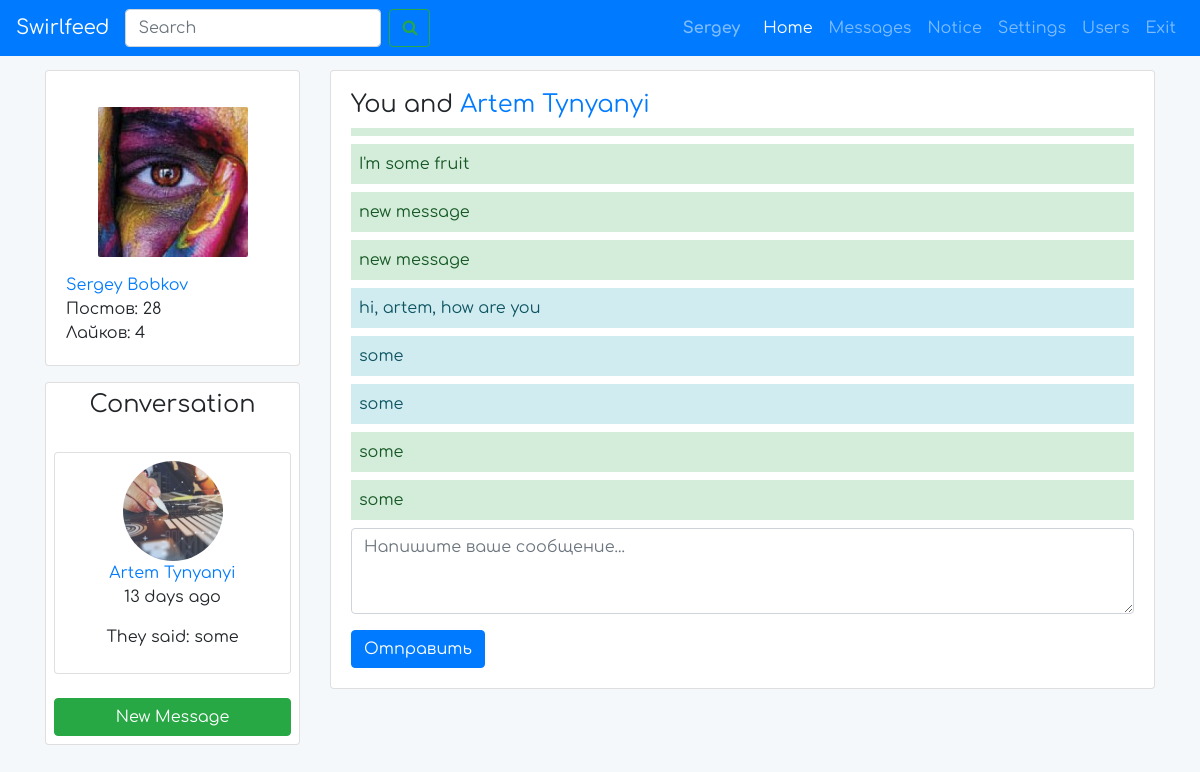
The app's page /messages.php (signed in), older data.
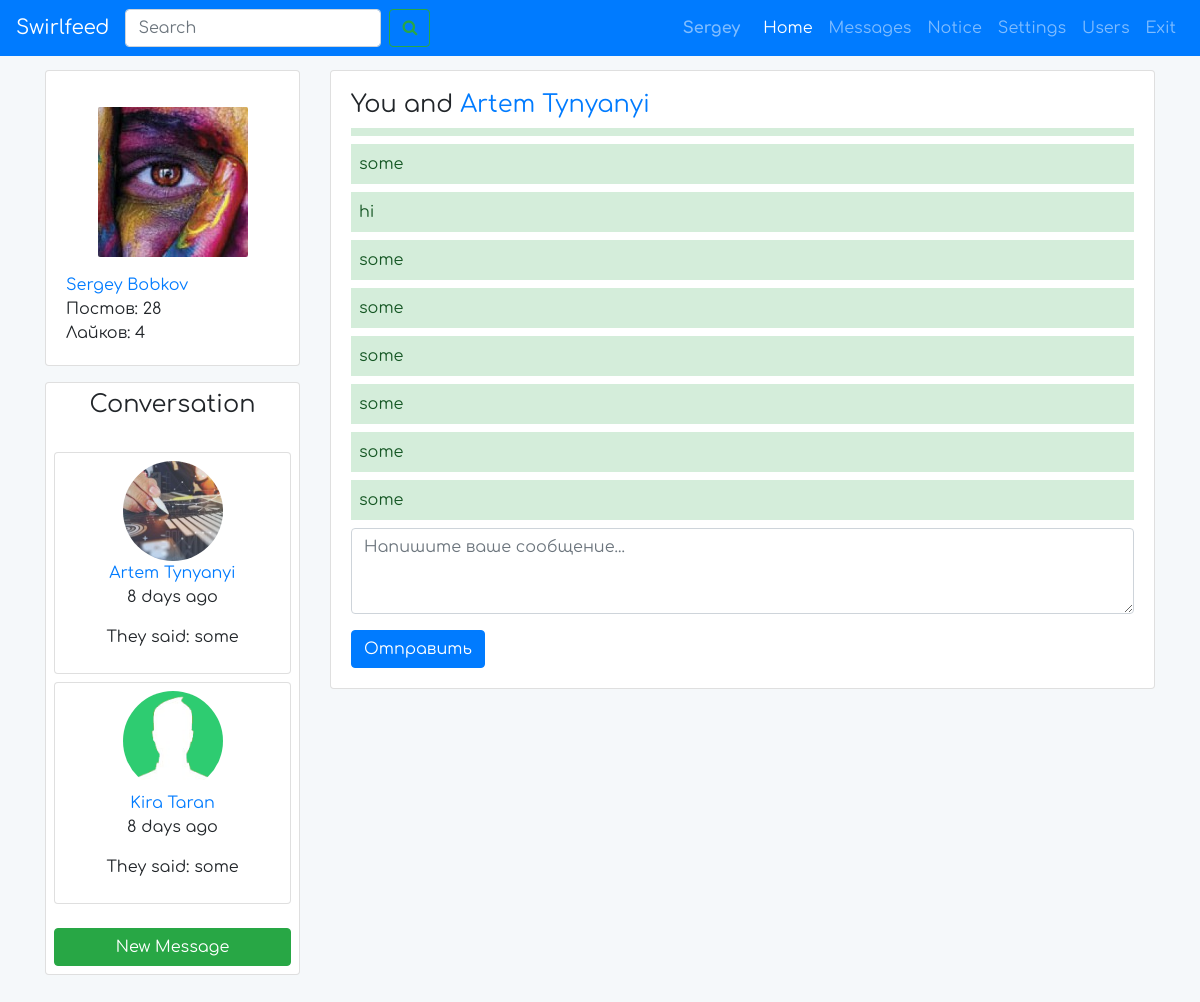
The same page, newer data.
### tables this page shows
CREATE TABLE `users` (
  `id` int(11) UNSIGNED NOT NULL,
  `unique_id` varchar(255) NOT NULL,
  `first_name` varchar(25) NOT NULL,
  `last_name` varchar(25) NOT NULL,
  `username` varchar(100) NOT NULL,
  `email` varchar(100) NOT NULL,
  `password` varchar(255) NOT NULL,
  `signup_date` date NOT NULL,
  `profile_pic` varchar(255) NOT NULL,
  `num_posts` int(11) NOT NULL,
  `num_likes` int(11) NOT NULL,
  `user_closed` varchar(3) NOT NULL,
  `friend_array` text NOT NULL
);

CREATE TABLE `messages` (
  `id` int(11) UNSIGNED NOT NULL,
  `user_to` varchar(255) NOT NULL,
  `user_from` varchar(255) NOT NULL,
  `body` text NOT NULL,
  `date` datetime NOT NULL,
  `opened` varchar(3) NOT NULL,
  `viewed` varchar(3) NOT NULL,
  `deleted` varchar(3) NOT NULL
);

### classes/DB.php (called while the page is built)
<?php
class DB {
  private static function connect()
  {
    $pdo = new PDO('mysql:host=localhost;dbname=SocialNetworkFB;charset=utf8', 'root', '');
    $pdo->setAttribute(PDO::ATTR_ERRMODE, PDO::ERRMODE_EXCEPTION);
    return $pdo;
  }
  public static function query($query, $params = [])
  {
    $statement = self::connect()->prepare($query);
    $statement->execute($params);
    if (explode(' ', $query)[0] == 'SELECT') {
      $data = $statement->fetchAll(PDO::FETCH_ASSOC);
      return $data;
    }
  }
}

### classes/User.php (called while the page is built, shortened)
<?php
class User
{
  private $user;
  public function __construct($user)
  {
    $this->user = DB::query('SELECT * FROM users WHERE id=:userid', [':userid' => $user])[0];
  }
  public function getFirstAndLastName()
  {
    return $this->user['first_name'] . " " . $this->user['last_name'];
  }
  public function getUsername()
  {
    return $this->user['username'];
  }
  public function getUniqueId()
  {
    return $this->user['unique_id'];
  }
  public function getProfilePic()
  {
    return $this->user['profile_pic'];
  }
}

### classes/Base.php (called while the page is built, shortened)
<?php
class Base
{
  public static function getTime($dateTime)
  {
    $dateTimeNow = date("Y-m-d H:i:s");
    $startDate = new DateTime($dateTime);
    $endDate = new DateTime($dateTimeNow);
    $interval = $startDate->diff($endDate);
    if ($interval->y >= 1) {
      if ($interval == 1)
        $timeMessage = $interval->y . " year ago";
      else
        $timeMessage = $interval->y . " years ago";
    } else if ($interval->d >= 1) {
      if ($interval->d == 1) {
        $timeMessage = "Yesterday";
      } else {
        $timeMessage = $interval->d . " days ago";
      }
    } else if ($interval->h >= 1) {
      if ($interval->h == 1) {
        $timeMessage = $interval->h . " hour ago";
      } else {
        $timeMessage = $interval->h . " hours ago";
      }
    } else if ($interval->i >= 1) {
      if ($interval->i == 1) {
        $time_message = $interval->i . " minute ago";
      } else {
        $timeMessage = $interval->i . " minutes ago";
      }
    } else {
      if ($interval->s < 30) {
        $timeMessage = "Just now";
      } else {
        $timeMessage = $interval->s . " seconds ago";
      }
    }
    return $timeMessage;
  }
}

### classes/Message.php (the view, shortened to what the changed rows need)
<?php
class Message
{
  private $userObj;
  public function __construct($user)
  {
    $this->userObj = new User($user);
  }
  public function getMostRecentUser()
  {
    $userLoggedIn = $this->userObj->getUniqueId();
    $user = DB::query('SELECT user_to, user_from FROM messages WHERE user_to = ? OR user_from = ? ORDER BY id DESC LIMIT 1', [$userLoggedIn, $userLoggedIn])[0];
    $userTo = $user['user_to'];
    $userFrom = $user['user_from'];
    if ($userTo != $userLoggedIn) {
      return $userTo;
    } else {
      return $userFrom;
    }
  }
  public function getMessages($userFrom)
  {
    $userLoggedIn = $this->userObj->getUniqueId();
    $data = '';
    DB::query("UPDATE messages SET opened='yes' WHERE user_to=? AND user_from=?",[$userLoggedIn, $userFrom]);
    $messages = DB::query("SELECT * FROM messages WHERE (user_to=? AND user_from=?) OR (user_from=? AND user_to=?)",[$userLoggedIn, $userFrom, $userLoggedIn, $userFrom]);
    foreach ($messages as $message) {
     $usetTo = $message['user_to'];
     $body = $message['body'];
     $divTop = ($usetTo == $userLoggedIn) ? '<div class="message alert-success mb-2 p-2" >' : '<div class="message alert-info mb-2 p-2">';
     $data = $data . $divTop . $body . '</div>';
    }
    return $data;
  }
  public function getLatestMessage($userLoggedIn, $userUniqueId)
  {
    $details = [];
    $message = DB::query('SELECT body, user_to, date FROM messages WHERE (user_to = ? AND user_from = ?) OR (user_to = ? AND user_from = ?) ORDER BY id DESC LIMIT 1', [$userLoggedIn, $userUniqueId, $userUniqueId, $userLoggedIn])[0];
    $sentBy = ($message['user_to'] == $userLoggedIn) ? 'They said: ' : 'You said: ';
    $timeMessage = Base::getTime($message['date']);
    array_push($details, $sentBy);
    array_push($details, $message['body']);
    array_push($details, $timeMessage);
    return $details;
  }
  public function getConvos()
  {
    $userLoggedIn = $this->userObj->getUniqueId();
    $returnString = '';
    $convos = [];
    $users = DB::query('SELECT user_to, user_from FROM messages WHERE user_to = ? OR user_from = ? ORDER BY id DESC', [$userLoggedIn, $userLoggedIn]);
    foreach ($users as $user) {
      $userToPush = ($user['user_to'] != $userLoggedIn) ? $user['user_to'] : $user['user_from'];
      $id = DB::query('SELECT id FROM users WHERE unique_id = ?', [$userToPush])[0];
      $userToPushId = $id['id'];
      if (!in_array($userToPushId, $convos)) {
        array_push($convos, $userToPushId);
      }
    }
    foreach ($convos as $userId) {
      $userFoundObj = new User($userId);
      $latestMessageDetail = $this->getLatestMessage($userLoggedIn, $userFoundObj->getUniqueId());
      $dots = (strlen($latestMessageDetail[1]) >= 12) ? '...' : '';
      $split = str_split($latestMessageDetail[1], 12);
      $split = $split[0] . $dots;
      $returnString .= '<div class="card p-2 mt-2 mb-2">
                              <a href="messages.php?u='. $userFoundObj->getUniqueId() .'">
                                 <img width="100px" class="rounded-circle" src="' . $userFoundObj->getProfilePic() .'" alt="' . $userFoundObj->getUsername() . '">
                                 <div>'. $userFoundObj->getFirstAndLastName() .'</div>
                              </a>
                                 <p>' . $latestMessageDetail[2] . '</p>
                                 <p>' . $latestMessageDetail[0] . $split .'</p>
                            </div>';
    }
    return $returnString;
  }
}

### messages.php (shortened to what the changed rows need)
<?php
require __DIR__ . '/includes/header.php';
$messageObj = new Message($userId);
if (isset($_GET['u'])) {
  $userTo = $_GET['u'];
} else {
  $userTo = $messageObj->getMostRecentUser();
}
if ($userTo != "new") {
  $userToObj = DB::query('SELECT * FROM users WHERE unique_id = ?', [$userTo])[0];
  $userToObj = new User($userToObj['id']);
}
?>
<section class="user-details">
  <div class="container">
    <div class="row">
      <div class="col-md-3">
        <div class="card p-2 mt-3 text-center" id="conversation">
          <div class="conversation__load mt-3 mb-3">
            <?php echo $messageObj->getConvos(); ?>
          </div>
        </div>
      </div>
      <div class="col-md-9">
        <div class="card">
          <div class="card-body">
            <?php
            if ($userTo != 'new') {
              echo "<h4>You and <a href='" . $userTo . "'>" . $userToObj->getFirstAndLastName() . "</a></h4>";
              echo '<div class="messages__loaded" id="scroll_messages">'. $messageObj->getMessages($userTo) .'</div>';
            } else {
              echo '<h4>New Message</h4>';
            }
            ?>
          </div>
        </div>
      </div>
    </div>
  </div>
</section>
<?php
require __DIR__ . '/includes/footer.php';
?>

Row changes from the older to the newer data that the page shows:
no longer on this page (row unchanged): messages: body "I'm some fruit"
no longer on this page (row unchanged): messages: body "new message"
no longer on this page (row unchanged): messages: body "new message"
no longer on this page (row edited): messages: body "hi, artem, how are you"
computed for users "Artem Tynyanyi": latestMessageDetail "13 days ago" → "8 days ago"
now on this page (row unchanged): users: profile_pic (picture), $userFoundObj->getFirstAndLastName() "Kira Taran", latestMessageDetail "8 days ago", latestMessageDetail "They said:", split "some"
added messages: body "hi"
added messages: body "some"
added messages: body "some"
added messages: body "some"
